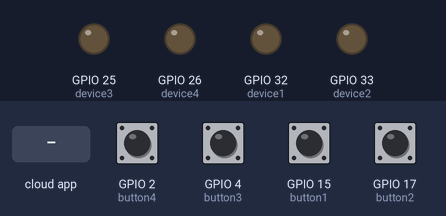
This sketch was run on a simulated ESP32. Parts: output pins drawn as LEDs (lit = HIGH). Inputs (shaded band) come from the test bench; at power-on: GPIO 2 (button4), GPIO 4 (button3), GPIO 15 (button1), GPIO 17 (button2) LOW. WiFi joins after 1.5 s; servers stay silent unless stated.

Above: at 2.7 s.
2.8 s: GPIO 2 (button4) pulled HIGH for 0.15 s
At 3.9 s:
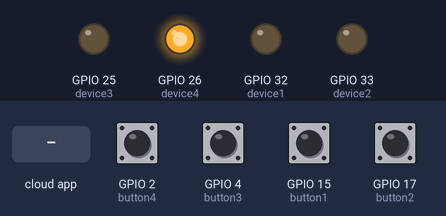
4.8 s: GPIO 4 (button3) pulled HIGH for 0.15 s
At 6.5 s:
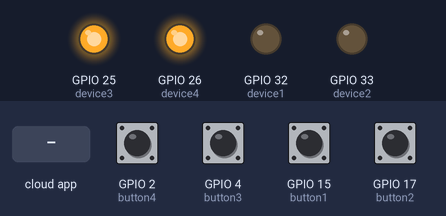
6.8 s: GPIO 15 (button1) pulled HIGH for 0.15 s
At 8.2 s:
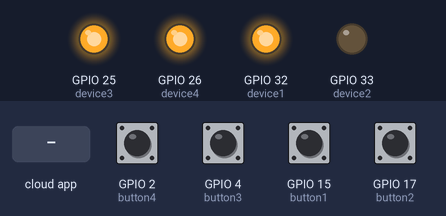
8.8 s: GPIO 17 (button2) pulled HIGH for 0.15 s
At 9.7 s:
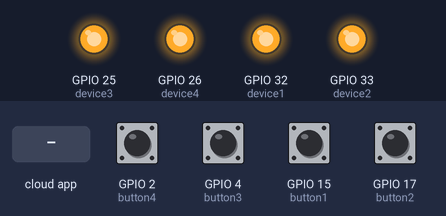
10.8 s: the phone or cloud app sets dev1B to 0
At 12.0 s:
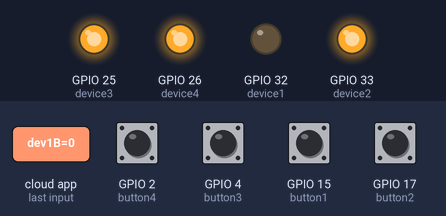
12.3 s: the phone or cloud app sets dev3B to 0
At 13.1 s:
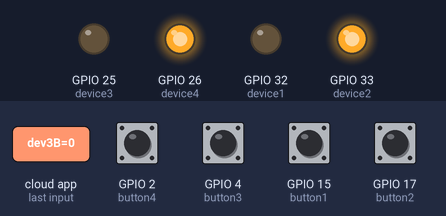
Timing chart, 0 to 14.8 s (numbered marks = the images above; inputs shaded):
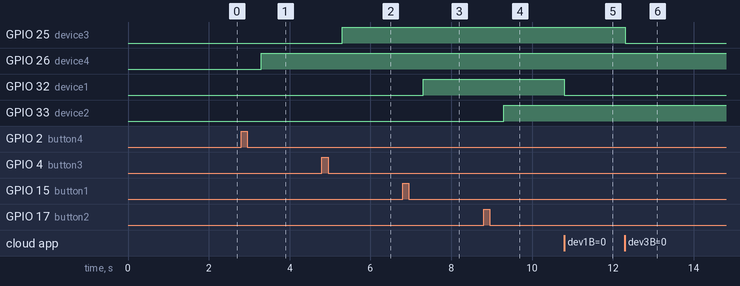

The sketch:

Kelas_B_jul15a.ino
```cpp
#include "arduino_secrets.h"
/*
  Sketch generated by the Arduino IoT Cloud Thing "Untitled"
  https://create.arduino.cc/cloud/things/9081eaa4-88ce-43f5-80a7-304cdc554a2b

  Arduino IoT Cloud Variables description

  The following variables are automatically generated and updated when changes are made to the Thing

  CloudLight dev1B;
  CloudLight dev2B;
  CloudLight dev3B;
  CloudLight dev4B;

  Variables which are marked as READ/WRITE in the Cloud Thing will also have functions
  which are called when their values are changed from the Dashboard.
  These functions are generated with the Thing and added at the end of this sketch.
*/

#include "thingProperties.h"
#define device1 32
#define device2 33
#define device3 25
#define device4 26

#define button1 15
#define button2 17
#define button3 4
#define button4 2


boolean sta1, sta2, sta3, sta4;


void setup() {
  // Initialize serial and wait for port to open:
  Serial.begin(9600);

  pinMode(device1, OUTPUT);  //relay1
  pinMode(device2, OUTPUT);  //relay2
  pinMode(device3, OUTPUT);  //relay3
  pinMode(device4, OUTPUT); //relay4

  pinMode(button1, INPUT);  //button1
  pinMode(button2, INPUT);  //button2
  pinMode(button3, INPUT);  //button3
  pinMode(button4, INPUT); //button4

  // This delay gives the chance to wait for a Serial Monitor without blocking if none is found
  delay(1500);

  // Defined in thingProperties.h
  initProperties();

  // Connect to Arduino IoT Cloud
  ArduinoCloud.begin(ArduinoIoTPreferredConnection);

  /*
     The following function allows you to obtain more information
     related to the state of network and IoT Cloud connection and errors
     the higher number the more granular information you’ll get.
     The default is 0 (only errors).
     Maximum is 4
 */
  setDebugMessageLevel(2);
  ArduinoCloud.printDebugInfo();
}

void loop() {
  ArduinoCloud.update();
  // Your code here

  if (WiFi.status() == WL_CONNECTED || WiFi.status() != WL_CONNECTED ){
    if(digitalRead(button1) == 1){
      sta1 = !sta1;
      dev1B = sta1;
      delay(500);
    }

    if(digitalRead(button2) == 1){
      sta2 = !sta2;
      dev2B = sta2;
      delay(500);
    }

    if(digitalRead(button3) == 1){
       sta3 = !sta3;
       dev3B = sta3;
       delay(500);
    }

     if(digitalRead(button4) == 1){
      sta4 = !sta4;
      dev4B = sta4;
      delay(500);
    }
  }


    if(sta1){
      digitalWrite(device1, HIGH);
    }else{
      digitalWrite(device1, LOW);
    }

    if(sta2){
      digitalWrite(device2, HIGH);
    }else{
      digitalWrite(device2, LOW);
    }

    if(sta3){
      digitalWrite(device3, HIGH);
    }else{
      digitalWrite(device3, LOW);
    }

    if(sta4){
      digitalWrite(device4, HIGH);
    }else{
      digitalWrite(device4, LOW);
    }


}


/*
  Since Dev1 is READ_WRITE variable, onDev1Change() is
  executed every time a new value is received from IoT Cloud.
*/


/*
  Since Dev3 is READ_WRITE variable, onDev3Change() is
  executed every time a new value is received from IoT Cloud.
*/


/*
  Since Dev4 is READ_WRITE variable, onDev4Change() is
  executed every time a new valu
/*
  Since Dev1B is READ_WRITE variable, onDev1BChange() is
  executed every time a new value is received from IoT Cloud.
*/
void onDev1BChange()  {
  // Add your code here to act upon Dev1B change
   // Add your code here to act upon Dev1 change
  if(dev1B == 1){
    sta1 = 1; //pembalik
  }else{
    sta1 = 0;
  }

  if(sta1){
      digitalWrite(device1, HIGH);
    }else{
      digitalWrite(device1, LOW);
  }
}

/*
  Since Dev2B is READ_WRITE variable, onDev2BChange() is
  executed every time a new value is received from IoT Cloud.
*/
void onDev2BChange()  {
  // Add your code here to act upon Dev2B change
  // Add your code here to act upon Dev2 change
   if(dev2B == 1){
    sta2 = 1; //pembalik
  }else{
    sta2 = 0;
  }

    if(sta2){
      digitalWrite(device2, HIGH);

    }else{
      digitalWrite(device2, LOW);
    }
}

/*
  Since Dev3B is READ_WRITE variable, onDev3BChange() is
  executed every time a new value is received from IoT Cloud.
*/
void onDev3BChange()  {
  // Add your code here to act upon Dev3B change
  if(dev3B == 1){
    sta3 = 1; //pembalik
  }else{
    sta3 = 0;
  }

    if(sta3){
      digitalWrite(device3, HIGH);
    }else{
      digitalWrite(device3, LOW);
    }
}

/*
  Since Dev4B is READ_WRITE variable, onDev4BChange() is
  executed every time a new value is received from IoT Cloud.
*/
void onDev4BChange()  {
  // Add your code here to act upon Dev4B change
  if(dev4B == 1){
    sta4 = 1; //pembalik
  }else{
    sta4 = 0;
  }

    if(sta4){
      digitalWrite(device4, HIGH);
    }else{
      digitalWrite(device4, LOW);
    }
}
```

arduino_secrets.h
```cpp
#define SECRET_DEVICE_KEY ""
#define SECRET_OPTIONAL_PASS ""
#define SECRET_SSID ""
```

thingProperties.h
```cpp
// Code generated by Arduino IoT Cloud, DO NOT EDIT.

#include <ArduinoIoTCloud.h>
#include <Arduino_ConnectionHandler.h>

const char DEVICE_LOGIN_NAME[]  = "d29726d1-fce4-4d45-a998-c5f001646d48";

const char SSID[]               = SECRET_SSID;    // Network SSID (name)
const char PASS[]               = SECRET_OPTIONAL_PASS;    // Network password (use for WPA, or use as key for WEP)
const char DEVICE_KEY[]  = SECRET_DEVICE_KEY;    // Secret device password

void onDev1BChange();
void onDev2BChange();
void onDev3BChange();
void onDev4BChange();

CloudLight dev1B;
CloudLight dev2B;
CloudLight dev3B;
CloudLight dev4B;

void initProperties(){

  ArduinoCloud.setBoardId(DEVICE_LOGIN_NAME);
  ArduinoCloud.setSecretDeviceKey(DEVICE_KEY);
  ArduinoCloud.addProperty(dev1B, READWRITE, ON_CHANGE, onDev1BChange);
  ArduinoCloud.addProperty(dev2B, READWRITE, ON_CHANGE, onDev2BChange);
  ArduinoCloud.addProperty(dev3B, READWRITE, ON_CHANGE, onDev3BChange);
  ArduinoCloud.addProperty(dev4B, READWRITE, ON_CHANGE, onDev4BChange);

}

WiFiConnectionHandler ArduinoIoTPreferredConnection(SSID, PASS);
```

Measured:
- after the input at 2.8 s, GPIO 26 (device4): LOW → HIGH after 0.50 s
- after the input at 4.8 s, GPIO 25 (device3): LOW → HIGH after 0.50 s
- after the input at 6.8 s, GPIO 32 (device1): LOW → HIGH after 0.50 s
- after the input at 8.8 s, GPIO 33 (device2): LOW → HIGH after 0.50 s
- after the input at 10.8 s, GPIO 32 (device1): HIGH → LOW at once
- after the input at 12.3 s, GPIO 25 (device3): HIGH → LOW at once
